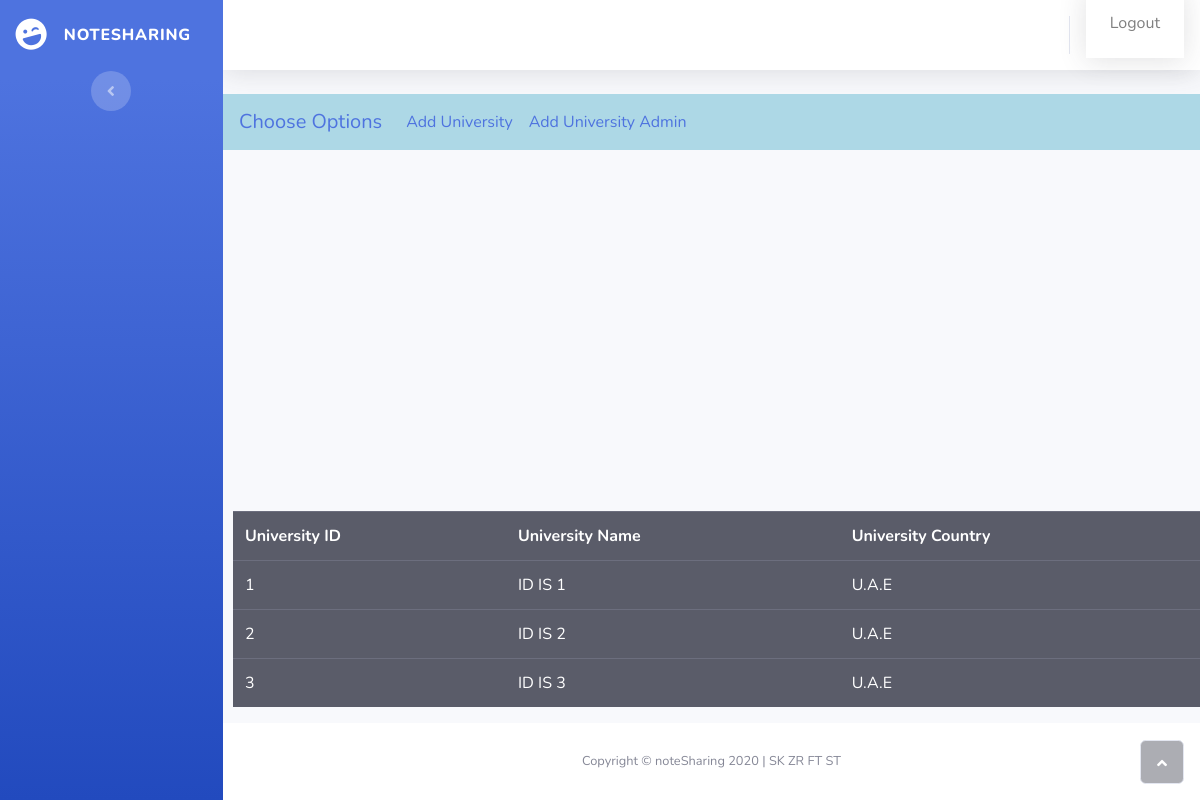
/admin, run on an earlier commit of the app's database.
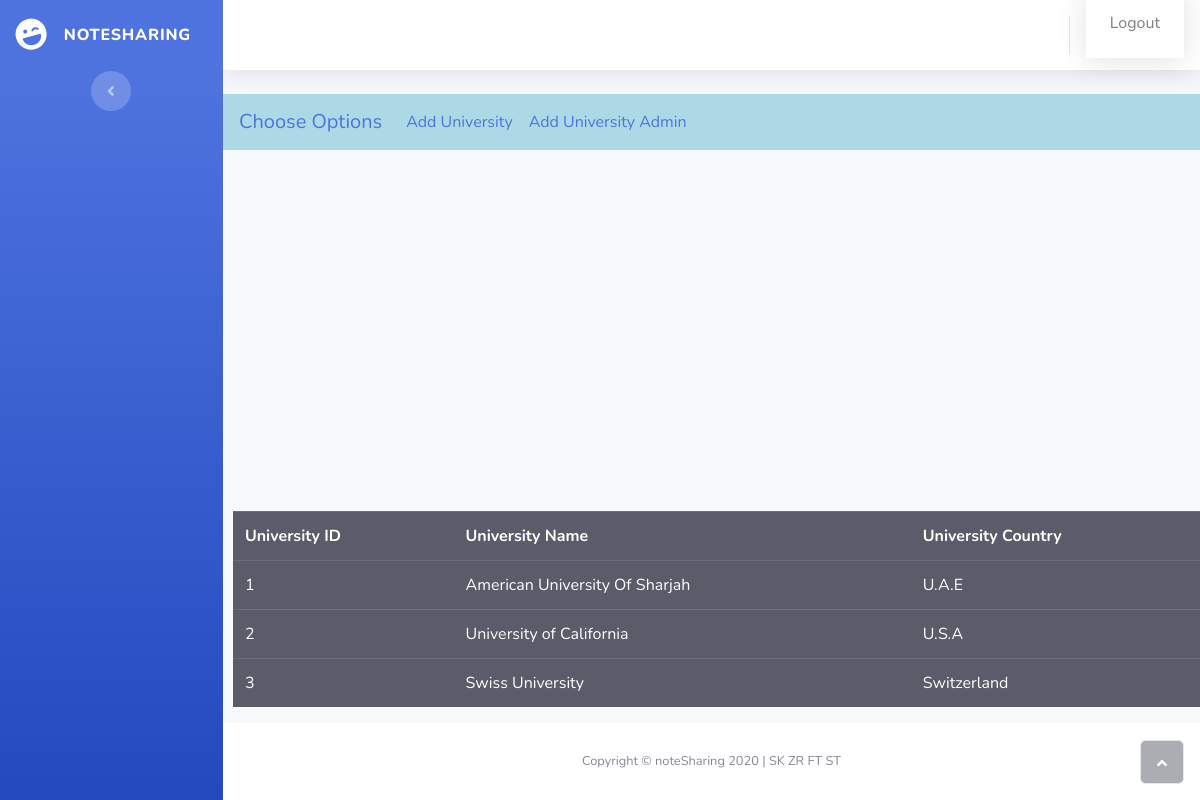
And on a later commit of the database.
### swe_project/models.py (models this page shows)
class University(db.Model):
    id=db.Column(db.Integer,primary_key=True)
    name=db.Column(db.String(40),nullable=False,unique=True)
    country=db.Column(db.String(40),nullable=False)

### swe_project/routes.py (the view)
@app.route('/admin', methods=['GET','POST'])
def admin():
    return render_template('admin.html', universityList=University.query.all())

### swe_project/templates/admin.html (shortened to what this page needs)
<!DOCTYPE html>
<html>
<head>
    <link rel="stylesheet" href="static/assets/bootstrap/css/bootstrap.min.css">
    <link rel="stylesheet" href="static/assets/fonts/fontawesome-all.min.css">
</head>
<body id="page-top">
    <div id="wrapper">
        <nav class="navbar navbar-dark align-items-start sidebar sidebar-dark accordion bg-gradient-primary p-0">
            <div class="container-fluid d-flex flex-column p-0">
                <a class="navbar-brand d-flex justify-content-center align-items-center sidebar-brand m-0" href="#">
                    <div class="sidebar-brand-icon rotate-n-15"><i class="fas fa-laugh-wink"></i></div>
                    <div class="sidebar-brand-text mx-3"><span>noteSharing</span></div>
                </a>
                <div class="text-center d-none d-md-inline"><button class="btn rounded-circle border-0" id="sidebarToggle" type="button"></button></div>
            </div>
        </nav>
        <div class="d-flex flex-column" id="content-wrapper">
            <div id="content">
                <nav class="navbar navbar-light navbar-expand bg-white shadow mb-4 topbar static-top">
                    <div class="container-fluid"><button class="btn btn-link d-md-none rounded-circle mr-3" id="sidebarToggleTop" type="button"></button>
                        <ul class="nav navbar-nav flex-nowrap ml-auto">
                                <nav class="navbar navbar-dark navbar-expand bg-white shadow mb-4 topbar static-top">
                                    <a class="nav-item nav-link" href="{{ url_for('logout') }}">Logout</a>
                                </nav>
            </div>
            </nav>
            <nav class="navbar navbar-expand-lg class="navbar navbar-light" style="background-color:lightblue;">
                    <a class="navbar-brand" href="#">Choose Options</a>
                    <div class="collapse navbar-collapse" id="navbarSupportedContent">
                      <ul class="navbar-nav mr-auto">
                        <li class="nav-item ">
                          <a class="nav-link" href="{{url_for('addUNI')}}">Add University <span class="sr-only">(current)</span></a>
                        </li>
                        <li class="nav-item">
                                <a class="nav-link" href="{{url_for('addUNIADMIN')}}">Add University Admin</a>
                        </li>
                    </ul>
             </nav>
        </div>
        <table class= "table table-dark" style="margin-top: 30px; margin-left: 10px;">
        <tr>
                <th scope="col">
                    University ID
                </th>
                <th scope= "col">
                     University Name
                </th>
                <th scope= "col">
                    University Country
               </th>
            </tr>
            {%for uni in universityList%}
            <tr>
                <td scope="col">
                    {{uni.id}}
                </td>
                <td scope="col">
                    {{uni.name}}
                </td>
                <td scope="col">
                    {{uni.country}}
                </td>
            </tr>
        {%endfor%}
</table>
        <footer class="bg-white sticky-footer">
            <div class="container my-auto">
                <div class="text-center my-auto copyright"><span>Copyright © noteSharing 2020 | SK ZR FT ST</span></div>
            </div>
        </footer>
    </div><a class="border rounded d-inline scroll-to-top" href="#page-top"><i class="fas fa-angle-up"></i></a></div>
</body>
</html>

What changed in the data, as far as the page shows it:
changed University id 1: name "ID IS 1" → "American University Of Sharjah"
changed University id 2: name "ID IS 2" → "University of California"; country "U.A.E" → "U.S.A"
changed University id 3: name "ID IS 3" → "Swiss University"; country "U.A.E" → "Switzerland"
